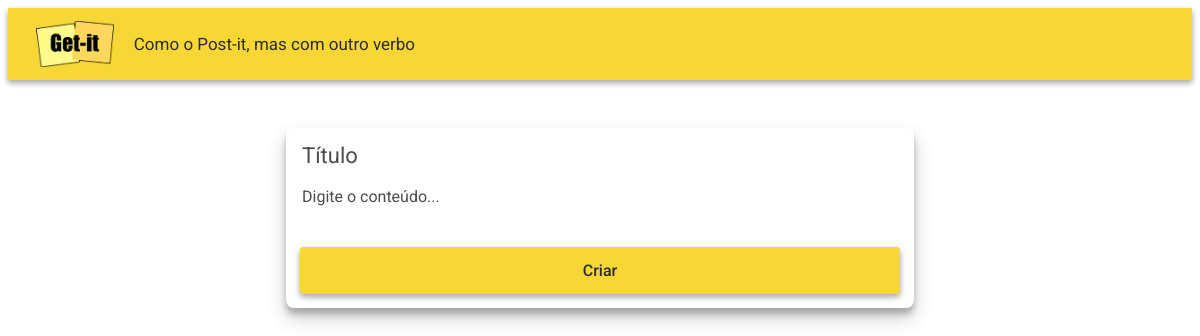
Before: / with the older database file.
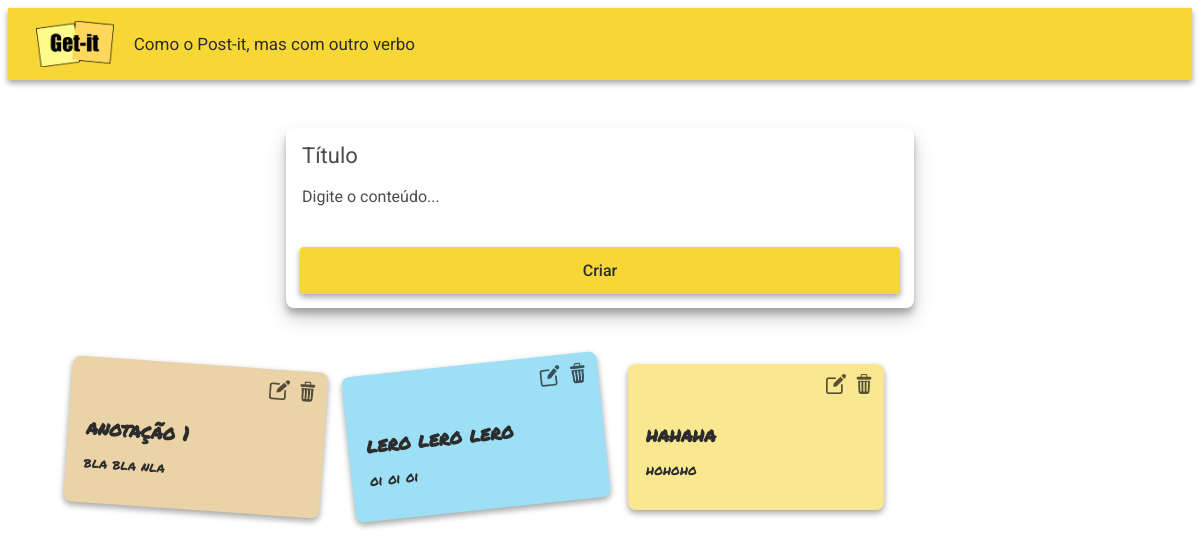
After: the same page with the newer database file.
### notes/models.py (models this page shows, shortened)
class Note(models.Model):
    title = models.CharField(max_length=200)
    content = models.TextField()

### notes/views.py (the view)
# urls.py: path('', views.index, name='index'),
def index(request):
    if request.method == 'POST':
        title = request.POST.get('titulo')
        content = request.POST.get('detalhes')
        Note.objects.create(title=title, content=content)
        return redirect('index')
    else:
        all_notes = Note.objects.all()
        return render(request, 'notes/index.html', {'notes': all_notes})

### notes/templates/notes/index.html (shortened to what this page needs)
{% extends 'notes/base.html' %}
{% load static %}
{% block content %}
<header class="appbar">
  <img
    src="{% static 'notes/img/logo-getit.png' %}"
    class="logo"
    alt="Logo do Get-it"
  />
  <span class="subtitle">Como o Post-it, mas com outro verbo</span>
</header>
  <main class="container">
    <form class="form-card" method="POST">
      <input
        class="form-card-title"
        type="text"
        name="titulo"
        placeholder="Título"
      />
      <textarea
        class="autoresize"
        name="detalhes"
        placeholder="Digite o conteúdo..."
      ></textarea>
      <button class="btn" type="submit">Criar</button>
    </form>
    <div class="card-container">
      {% for note in notes %}
        <div class="card">
          <h3 class="card-title">{{ note.title }}</h3>
          <div class="card-content">
            <p>{{ note.content }}</p>
          </div>
            <a
            class="card-delete"
            href="{% url 'delete_note' note.id %}"
            title="Excluir anotação"
            aria-label="Excluir anotação"
          >
            <img
              src="{% static 'notes/img/delete.png' %}"
              alt=""
            />
          </a>
          <a
          class="card-edit"
          href="{% url 'edit_note' note.id %}"
          title="Editar anotação"
          aria-label="Editar anotação"
        >
          <img
            src="{% static 'notes/img/edit.png' %}"
            alt=""
          />
        </a>
        </div>
      {% endfor %}
    </div>
  </main>
{% endblock %}

### notes/templates/notes/base.html (shortened to what this page needs)
{% load static %}
<!DOCTYPE html>
<html lang="pt-BR">
  <head>
    <link
      rel="stylesheet"
      href="https://cdnjs.cloudflare.com/ajax/libs/meyer-reset/2.0/reset.min.css"
    />
    <link rel="stylesheet" href="{% static 'notes/css/getit.css' %}" />
  </head>
  <body>
    {% block content %}
    {% endblock %}
  </body>
</html>

### notes/static/notes/css/getit.css (style rules this page uses)
html, body { font-family: "Roboto", sans-serif; }
.btn { position: relative; display: block; padding: 10px 15px; overflow: hidden; border-width: 0; outline: none; border-radius: 2px; box-shadow: 0 1px 4px rgba(0, 0, 0, 0.6); background-color: #f7d736; transition: background-color 0.3s; }
.btn:before { content: ""; position: absolute; top: 50%; left: 50%; display: block; width: 0; padding-top: 0; border-radius: 100%; background-color: rgba(236, 240, 241, 0.3); -webkit-transform: translate(-50%, -50%); -moz-transform: translate(-50%, -50%); -ms-transform: translate(-50%, -50%); -o-transform: translate(-50%, -50%); transform: translate(-50%, -50%); }
.appbar { display: flex; align-items: center; gap: 20px; background-color: #f7d736; padding: 13px 28px; box-shadow: 0 3px 6px rgba(0, 0, 0, 0.16), 0 3px 6px rgba(0, 0, 0, 0.23); }
.logo { height: 46px; }
.subtitle { font-size: 17px; color: #2c2c2c; }
.container { padding: 48px 60px 80px; }
.form-card { width: 600px; max-width: 100%; margin: 0 auto 56px; padding: 14px 14px; background-color: #ffffff; border-radius: 8px; box-shadow: 0 10px 20px rgba(0, 0, 0, 0.19), 0 6px 6px rgba(0, 0, 0, 0.23); display: flex; flex-direction: column; }
.form-card-title { font-family: "Roboto", sans-serif; font-size: 22px; color: #4c4c4c; border: none; outline: none; margin-bottom: 16px; }
.form-card-title::placeholder { color: #4c4c4c; }
textarea.autoresize { font-family: "Roboto", sans-serif; font-size: 16px; color: #4c4c4c; border: none; outline: none; resize: none; overflow: hidden; min-height: 20px; margin-bottom: 20px; }
textarea.autoresize::placeholder { color: #4c4c4c; }
.btn { background-color: #f7d736; border: none; border-radius: 4px; padding: 14px; font-family: "Roboto", sans-serif; font-size: 16px; font-weight: 500; color: #2c2c2c; cursor: pointer; box-shadow: 0 3px 6px rgba(0, 0, 0, 0.16), 0 3px 6px rgba(0, 0, 0, 0.23); }
.card-container { display: flex; flex-wrap: wrap; gap: 24px; }
.card { position: relative; width: 220px; padding: 18px; border-radius: 8px; box-shadow: 0 3px 6px rgba(0, 0, 0, 0.16), 0 3px 6px rgba(0, 0, 0, 0.23); }
.card-title { font-family: "Permanent Marker", cursive; font-size: 20px; color: #2c2c2c; margin-bottom: 10px; line-height: 1.2; }
.card-content p { font-family: "Permanent Marker", cursive; font-size: 14px; color: #2c2c2c; line-height: 1.3; }
.card-color-1 { background-color: #ead3a7; }
.card-color-2 { background-color: #9de0f5; }
.card-color-4 { background-color: #fae890; }
.card-rotation-3 { transform: rotate(-6deg); }
.card-rotation-6 { transform: rotate(0deg); }
.card-rotation-11 { transform: rotate(4deg); }
.card-delete { position: absolute; top: 10px; right: 10px; display: block; text-decoration: none; opacity: 0.65; transition: opacity 0.2s, transform 0.2s; }
.card-delete img { display: block; width: 20px; height: 20px; object-fit: contain; }
.card-edit { position: absolute; top: 10px; right: 38px; display: block; color: #2c2c2c; text-decoration: none; opacity: 0.65; transition: opacity 0.2s, transform 0.2s; }
.card-edit img { display: block; width: 20px; height: 20px; object-fit: contain; }
.card-title { padding: 20px 28px 0 0; }

Changed rows visible on the page:
added Note: title "anotação 1", content "bla bla nla"
added Note: title "lero lero lero", content "oi oi oi"
added Note: title "hahaha", content "hohoho"
